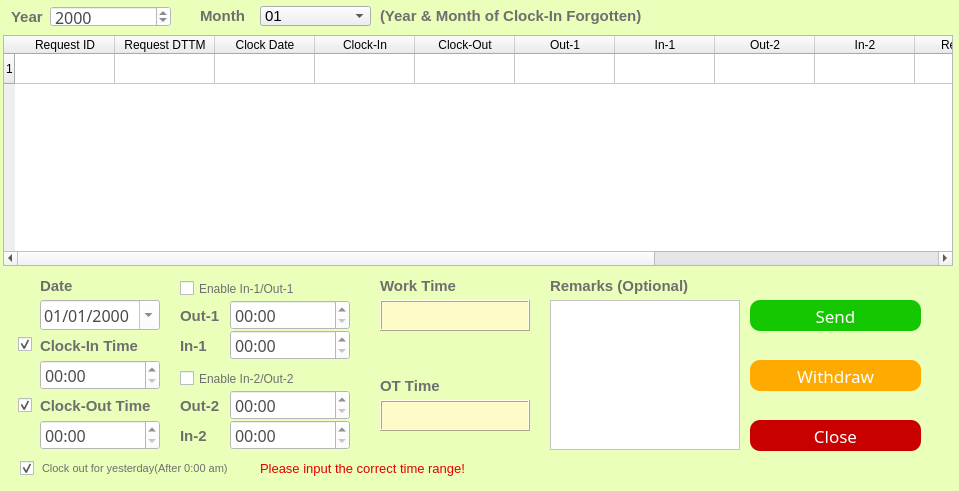
<?xml version="1.0" encoding="UTF-8"?>
<ui version="4.0">
 <class>ForgetRecord</class>
 <widget class="QDialog" name="ForgetRecord">
  <property name="geometry">
   <rect>
    <x>0</x>
    <y>0</y>
    <width>959</width>
    <height>491</height>
   </rect>
  </property>
  <property name="minimumSize">
   <size>
    <width>959</width>
    <height>491</height>
   </size>
  </property>
  <property name="maximumSize">
   <size>
    <width>959</width>
    <height>491</height>
   </size>
  </property>
  <property name="windowTitle">
   <string>Forget Record Time</string>
  </property>
  <property name="styleSheet">
   <string notr="true">QDialog
{
	background-color: rgb(234, 255, 185)
}</string>
  </property>
  <widget class="QPushButton" name="pushButton">
   <property name="geometry">
    <rect>
     <x>750</x>
     <y>300</y>
     <width>171</width>
     <height>31</height>
    </rect>
   </property>
   <property name="font">
    <font>
     <family>Microsoft Yahei</family>
     <pointsize>13</pointsize>
    </font>
   </property>
   <property name="styleSheet">
    <string notr="true">QPushButton

{
    /*字体为微软雅黑*/
    font-family:Microsoft Yahei;
    /*字体大小为20点*/
    font-size:13pt;
    /*字体颜色为白色*/    
    color:white;
    /*背景颜色*/  
    background-color:rgb(21, 199, 1);
    /*边框圆角半径为8像素*/ 
    border-radius:10px;

}

/*按钮停留态*/
QPushButton:hover
{
    /*背景颜色*/  
    background-color:rgb(21, 175, 0);
    padding-left:-3px;
    /*上内边距为3像素，让按下时字向下移动3像素*/  
    padding-top:-3px;
	font-size:14pt;
}

/*按钮按下态*/
QPushButton:pressed
{
    /*背景颜色*/  
    background-color:rgb(0, 113, 0);
    /*左内边距为3像素，让按下时字向右移动3像素*/  
    padding-left:3px;
    /*上内边距为3像素，让按下时字向下移动3像素*/  
    padding-top:3px;
    font-size:13pt;
}</string>
   </property>
   <property name="text">
    <string>Send</string>
   </property>
  </widget>
  <widget class="QPushButton" name="pushButton_2">
   <property name="geometry">
    <rect>
     <x>750</x>
     <y>360</y>
     <width>171</width>
     <height>31</height>
    </rect>
   </property>
   <property name="font">
    <font>
     <family>Microsoft Yahei</family>
     <pointsize>13</pointsize>
    </font>
   </property>
   <property name="styleSheet">
    <string notr="true">QPushButton
{
    /*字体为微软雅黑*/
    font-family:Microsoft Yahei;
    /*字体大小为20点*/
    font-size:13pt;
    /*字体颜色为白色*/    
    color:white;
    /*背景颜色*/  
    background-color:rgb(255, 170, 0);
    /*边框圆角半径为8像素*/ 
    border-radius:10px;
}

/*按钮停留态*/
QPushButton:hover
{
    /*背景颜色*/  
    background-color:rgb(230, 153, 0);
    padding-left:-3px;
    /*上内边距为3像素，让按下时字向下移动3像素*/  
    padding-top:-3px;
	font-size:14pt;
}

/*按钮按下态*/
QPushButton:pressed
{
    /*背景颜色*/  
    background-color:rgb(197, 128, 0);
    /*左内边距为3像素，让按下时字向右移动3像素*/  
    padding-left:3px;
    /*上内边距为3像素，让按下时字向下移动3像素*/  
    padding-top:3px;
    font-size:13pt;
}</string>
   </property>
   <property name="text">
    <string>Withdraw</string>
   </property>
  </widget>
  <widget class="QTableWidget" name="tableWidget">
   <property name="geometry">
    <rect>
     <x>3</x>
     <y>35</y>
     <width>950</width>
     <height>231</height>
    </rect>
   </property>
   <property name="styleSheet">
    <string notr="true">QTableWidget::item:selected {
    background-color:#C1272D;
}
</string>
   </property>
   <property name="frameShape">
    <enum>QFrame::StyledPanel</enum>
   </property>
   <property name="frameShadow">
    <enum>QFrame::Sunken</enum>
   </property>
   <property name="sizeAdjustPolicy">
    <enum>QAbstractScrollArea::AdjustToContentsOnFirstShow</enum>
   </property>
   <property name="selectionBehavior">
    <enum>QAbstractItemView::SelectRows</enum>
   </property>
   <property name="showGrid">
    <bool>true</bool>
   </property>
   <property name="gridStyle">
    <enum>Qt::SolidLine</enum>
   </property>
   <property name="rowCount">
    <number>1</number>
   </property>
   <property name="columnCount">
    <number>13</number>
   </property>
   <attribute name="horizontalHeaderCascadingSectionResizes">
    <bool>true</bool>
   </attribute>
   <attribute name="verticalHeaderShowSortIndicator" stdset="0">
    <bool>false</bool>
   </attribute>
   <attribute name="verticalHeaderStretchLastSection">
    <bool>false</bool>
   </attribute>
   <row/>
   <column>
    <property name="text">
     <string>Request ID</string>
    </property>
    <property name="background">
     <color>
      <red>36</red>
      <green>236</green>
      <blue>239</blue>
     </color>
    </property>
   </column>
   <column>
    <property name="text">
     <string>Request DTTM</string>
    </property>
   </column>
   <column>
    <property name="text">
     <string>Clock Date</string>
    </property>
   </column>
   <column>
    <property name="text">
     <string>Clock-In</string>
    </property>
   </column>
   <column>
    <property name="text">
     <string>Clock-Out</string>
    </property>
   </column>
   <column>
    <property name="text">
     <string>Out-1</string>
    </property>
   </column>
   <column>
    <property name="text">
     <string>In-1</string>
    </property>
   </column>
   <column>
    <property name="text">
     <string>Out-2</string>
    </property>
   </column>
   <column>
    <property name="text">
     <string>In-2</string>
    </property>
   </column>
   <column>
    <property name="text">
     <string>Remarks</string>
    </property>
   </column>
   <column>
    <property name="text">
     <string>Leader</string>
    </property>
   </column>
   <column>
    <property name="text">
     <string>DM</string>
    </property>
   </column>
   <column>
    <property name="text">
     <string>HR</string>
    </property>
   </column>
   <item row="0" column="0">
    <property name="text">
     <string/>
    </property>
   </item>
  </widget>
  <widget class="QDateEdit" name="dateEdit_3">
   <property name="geometry">
    <rect>
     <x>40</x>
     <y>300</y>
     <width>120</width>
     <height>30</height>
    </rect>
   </property>
   <property name="font">
    <font>
     <family>Microsoft Yahei</family>
     <pointsize>12</pointsize>
    </font>
   </property>
   <property name="styleSheet">
    <string notr="true">QDateEdit
{
    /*字体为微软雅黑*/
    font-family:Microsoft Yahei;
    /*字体大小为20点*/
	color:rgb(74, 74, 74);
   font-size:12pt;
	background-color:rgb(255, 255,255);
}

QDateEdit:hover
{
    /*背景颜色*/  
   background-color:rgb(229, 242, 255);
}

QDateEdit:focus
{
    /*背景颜色*/  
   background-color:rgb(229, 242, 255);
}</string>
   </property>
   <property name="wrapping">
    <bool>false</bool>
   </property>
   <property name="currentSection">
    <enum>QDateTimeEdit::DaySection</enum>
   </property>
   <property name="displayFormat">
    <string notr="true">dd/MM/yyyy</string>
   </property>
   <property name="calendarPopup">
    <bool>true</bool>
   </property>
  </widget>
  <widget class="QLabel" name="label">
   <property name="geometry">
    <rect>
     <x>40</x>
     <y>270</y>
     <width>50</width>
     <height>31</height>
    </rect>
   </property>
   <property name="font">
    <font>
     <family>Microsoft JhengHei UI</family>
     <pointsize>11</pointsize>
     <weight>75</weight>
     <bold>true</bold>
    </font>
   </property>
   <property name="styleSheet">
    <string notr="true">QLabel
{
	font-size:11pt;
	color:rgb(111,111,111);
}</string>
   </property>
   <property name="text">
    <string>Date</string>
   </property>
  </widget>
  <widget class="QLabel" name="label_2">
   <property name="geometry">
    <rect>
     <x>40</x>
     <y>330</y>
     <width>181</width>
     <height>31</height>
    </rect>
   </property>
   <property name="font">
    <font>
     <family>Microsoft JhengHei UI</family>
     <pointsize>11</pointsize>
     <weight>75</weight>
     <bold>true</bold>
    </font>
   </property>
   <property name="styleSheet">
    <string notr="true">QLabel
{
	font-size:11pt;
	color:rgb(111,111,111);
}</string>
   </property>
   <property name="text">
    <string>Clock-In Time</string>
   </property>
  </widget>
  <widget class="QLabel" name="label_3">
   <property name="geometry">
    <rect>
     <x>550</x>
     <y>270</y>
     <width>181</width>
     <height>31</height>
    </rect>
   </property>
   <property name="font">
    <font>
     <family>Microsoft JhengHei UI</family>
     <pointsize>11</pointsize>
     <weight>75</weight>
     <bold>true</bold>
    </font>
   </property>
   <property name="styleSheet">
    <string notr="true">QLabel
{
	font-size:11pt;
	color:rgb(111,111,111);
}</string>
   </property>
   <property name="text">
    <string>Remarks (Optional)</string>
   </property>
  </widget>
  <widget class="QTextEdit" name="textEdit">
   <property name="geometry">
    <rect>
     <x>550</x>
     <y>300</y>
     <width>190</width>
     <height>150</height>
    </rect>
   </property>
   <property name="styleSheet">
    <string notr="true">QTextEdit
{
    /*字体为微软雅黑*/
    font-family:Microsoft Yahei;
    /*字体大小为20点*/
	color:rgb(74, 74, 74);
   font-size:12pt;
	background-color:rgb(255, 255, 255);
}

QTextEdit:hover
{
    /*背景颜色*/  
   background-color:rgb(229, 242, 255);
}

QTextEdit:focus
{
    /*背景颜色*/  
   background-color:rgb(229, 242, 255);
}</string>
   </property>
  </widget>
  <widget class="QPushButton" name="pushButton_3">
   <property name="geometry">
    <rect>
     <x>750</x>
     <y>420</y>
     <width>171</width>
     <height>31</height>
    </rect>
   </property>
   <property name="font">
    <font>
     <family>Microsoft Yahei</family>
     <pointsize>13</pointsize>
    </font>
   </property>
   <property name="styleSheet">
    <string notr="true">QPushButton
{
    /*字体为微软雅黑*/
    font-family:Microsoft Yahei;
    /*字体大小为20点*/
    font-size:13pt;
    /*字体颜色为白色*/    
    color:white;
    /*背景颜色*/  
    background-color:rgb(200, 0, 0);
    /*边框圆角半径为8像素*/ 
    border-radius:10px;
}

/*按钮停留态*/
QPushButton:hover
{
    /*背景颜色*/  
    background-color:rgb(176, 0, 0);
    padding-left:-3px;
    /*上内边距为3像素，让按下时字向下移动3像素*/  
    padding-top:-3px;
	 font-size:14pt;
}

/*按钮按下态*/
QPushButton:pressed
{
    /*背景颜色*/  
    background-color:rgb(147, 0, 0);
    /*左内边距为3像素，让按下时字向右移动3像素*/  
    padding-left:3px;
    /*上内边距为3像素，让按下时字向下移动3像素*/  
    padding-top:3px;
    font-size:13pt;
}</string>
   </property>
   <property name="text">
    <string>Close</string>
   </property>
  </widget>
  <widget class="QTimeEdit" name="timeEdit_2">
   <property name="geometry">
    <rect>
     <x>40</x>
     <y>360</y>
     <width>120</width>
     <height>30</height>
    </rect>
   </property>
   <property name="styleSheet">
    <string notr="true">QTimeEdit
{
    /*字体为微软雅黑*/
    font-family:Microsoft Yahei;
    /*字体大小为20点*/
	color:rgb(77,77,77);
   font-size:12pt;
	background-color:rgb(255, 255, 255);
}
QTimeEdit:hover
{
    /*背景颜色*/  
   background-color:rgb(229, 242, 255);
}

QTimeEdit:focus
{
    /*背景颜色*/  
   background-color:rgb(229, 242, 255);
}</string>
   </property>
   <property name="accelerated">
    <bool>true</bool>
   </property>
   <property name="correctionMode">
    <enum>QAbstractSpinBox::CorrectToPreviousValue</enum>
   </property>
   <property name="showGroupSeparator" stdset="0">
    <bool>true</bool>
   </property>
   <property name="minimumDateTime">
    <datetime>
     <hour>0</hour>
     <minute>0</minute>
     <second>0</second>
     <year>2000</year>
     <month>1</month>
     <day>3</day>
    </datetime>
   </property>
   <property name="displayFormat">
    <string notr="true">hh:mm</string>
   </property>
   <property name="calendarPopup">
    <bool>true</bool>
   </property>
  </widget>
  <widget class="QDateEdit" name="dateEdit">
   <property name="geometry">
    <rect>
     <x>50</x>
     <y>6</y>
     <width>121</width>
     <height>21</height>
    </rect>
   </property>
   <property name="styleSheet">
    <string notr="true">QDateEdit
{
    /*字体为微软雅黑*/
    font-family:Microsoft Yahei;
    /*字体大小为20点*/
	color:rgb(74, 74, 74);
   font-size:12pt;
	background-color:rgb(255, 255,255);
}

QDateEdit:hover
{
    /*背景颜色*/  
   background-color:rgb(229, 242, 255);
}

QDateEdit:focus
{
    /*背景颜色*/  
   background-color:rgb(229, 242, 255);
}</string>
   </property>
   <property name="displayFormat">
    <string notr="true">yyyy</string>
   </property>
  </widget>
  <widget class="QLabel" name="label_29">
   <property name="geometry">
    <rect>
     <x>11</x>
     <y>1</y>
     <width>41</width>
     <height>31</height>
    </rect>
   </property>
   <property name="font">
    <font>
     <family>Microsoft JhengHei UI</family>
     <pointsize>11</pointsize>
     <weight>75</weight>
     <bold>true</bold>
    </font>
   </property>
   <property name="styleSheet">
    <string notr="true">QLabel
{
	font-size:11pt;
	color:rgb(111,111,111);
}</string>
   </property>
   <property name="text">
    <string>Year</string>
   </property>
  </widget>
  <widget class="QComboBox" name="comboBox_3">
   <property name="geometry">
    <rect>
     <x>260</x>
     <y>6</y>
     <width>111</width>
     <height>20</height>
    </rect>
   </property>
   <property name="font">
    <font>
     <pointsize>11</pointsize>
    </font>
   </property>
   <property name="autoFillBackground">
    <bool>false</bool>
   </property>
   <property name="styleSheet">
    <string notr="true">QComboBox

    {font-family:Microsoft Yahei;
    /*字体大小为20点*/
	color:color:rgb(74, 74, 74);
   font-size:12pt;

}
</string>
   </property>
   <property name="editable">
    <bool>false</bool>
   </property>
   <property name="currentText">
    <string>01</string>
   </property>
   <property name="currentIndex">
    <number>0</number>
   </property>
   <property name="insertPolicy">
    <enum>QComboBox::InsertAtBottom</enum>
   </property>
   <property name="frame">
    <bool>true</bool>
   </property>
   <item>
    <property name="text">
     <string>01</string>
    </property>
   </item>
   <item>
    <property name="text">
     <string>02</string>
    </property>
   </item>
   <item>
    <property name="text">
     <string>03</string>
    </property>
   </item>
   <item>
    <property name="text">
     <string>04</string>
    </property>
   </item>
   <item>
    <property name="text">
     <string>05</string>
    </property>
   </item>
   <item>
    <property name="text">
     <string>06</string>
    </property>
   </item>
   <item>
    <property name="text">
     <string>07</string>
    </property>
   </item>
   <item>
    <property name="text">
     <string>08</string>
    </property>
   </item>
   <item>
    <property name="text">
     <string>09</string>
    </property>
   </item>
   <item>
    <property name="text">
     <string>10</string>
    </property>
   </item>
   <item>
    <property name="text">
     <string>11</string>
    </property>
   </item>
   <item>
    <property name="text">
     <string>12</string>
    </property>
   </item>
   <item>
    <property name="text">
     <string>All</string>
    </property>
   </item>
  </widget>
  <widget class="QLabel" name="label_30">
   <property name="geometry">
    <rect>
     <x>200</x>
     <y>0</y>
     <width>61</width>
     <height>31</height>
    </rect>
   </property>
   <property name="font">
    <font>
     <family>Microsoft JhengHei UI</family>
     <pointsize>11</pointsize>
     <weight>75</weight>
     <bold>true</bold>
    </font>
   </property>
   <property name="styleSheet">
    <string notr="true">QLabel
{
	font-size:11pt;
	color:rgb(111,111,111);
}</string>
   </property>
   <property name="text">
    <string>Month</string>
   </property>
  </widget>
  <widget class="QLabel" name="label_4">
   <property name="geometry">
    <rect>
     <x>380</x>
     <y>0</y>
     <width>321</width>
     <height>31</height>
    </rect>
   </property>
   <property name="font">
    <font>
     <family>Microsoft JhengHei UI</family>
     <pointsize>11</pointsize>
     <weight>75</weight>
     <bold>true</bold>
    </font>
   </property>
   <property name="styleSheet">
    <string notr="true">QLabel
{
	font-size:11pt;
	color:rgb(111,111,111);
}</string>
   </property>
   <property name="text">
    <string>(Year &amp; Month of Clock-In Forgotten)</string>
   </property>
  </widget>
  <widget class="QLabel" name="label_5">
   <property name="geometry">
    <rect>
     <x>40</x>
     <y>390</y>
     <width>130</width>
     <height>31</height>
    </rect>
   </property>
   <property name="font">
    <font>
     <family>Microsoft JhengHei UI</family>
     <pointsize>11</pointsize>
     <weight>75</weight>
     <bold>true</bold>
    </font>
   </property>
   <property name="styleSheet">
    <string notr="true">QLabel
{
	font-size:11pt;
	color:rgb(111,111,111);
}</string>
   </property>
   <property name="text">
    <string>Clock-Out Time</string>
   </property>
  </widget>
  <widget class="QTimeEdit" name="timeEdit_3">
   <property name="geometry">
    <rect>
     <x>40</x>
     <y>420</y>
     <width>120</width>
     <height>30</height>
    </rect>
   </property>
   <property name="styleSheet">
    <string notr="true">QTimeEdit
{
    /*字体为微软雅黑*/
    font-family:Microsoft Yahei;
    /*字体大小为20点*/
	color:rgb(77,77,77);
   font-size:12pt;
	background-color:rgb(255, 255, 255);
}
QTimeEdit:hover
{
    /*背景颜色*/  
   background-color:rgb(229, 242, 255);
}

QTimeEdit:focus
{
    /*背景颜色*/  
   background-color:rgb(229, 242, 255);
}</string>
   </property>
   <property name="accelerated">
    <bool>true</bool>
   </property>
   <property name="correctionMode">
    <enum>QAbstractSpinBox::CorrectToPreviousValue</enum>
   </property>
   <property name="showGroupSeparator" stdset="0">
    <bool>true</bool>
   </property>
   <property name="minimumDateTime">
    <datetime>
     <hour>0</hour>
     <minute>0</minute>
     <second>0</second>
     <year>2000</year>
     <month>1</month>
     <day>3</day>
    </datetime>
   </property>
   <property name="displayFormat">
    <string notr="true">hh:mm</string>
   </property>
   <property name="calendarPopup">
    <bool>true</bool>
   </property>
  </widget>
  <widget class="QTimeEdit" name="timeEdit_4">
   <property name="geometry">
    <rect>
     <x>230</x>
     <y>300</y>
     <width>120</width>
     <height>30</height>
    </rect>
   </property>
   <property name="styleSheet">
    <string notr="true">QTimeEdit
{
    /*字体为微软雅黑*/
    font-family:Microsoft Yahei;
    /*字体大小为20点*/
	color:rgb(77,77,77);
   font-size:12pt;
	background-color:rgb(255, 255, 255);
}
QTimeEdit:hover
{
    /*背景颜色*/  
   background-color:rgb(229, 242, 255);
}

QTimeEdit:focus
{
    /*背景颜色*/  
   background-color:rgb(229, 242, 255);
}</string>
   </property>
   <property name="accelerated">
    <bool>true</bool>
   </property>
   <property name="correctionMode">
    <enum>QAbstractSpinBox::CorrectToPreviousValue</enum>
   </property>
   <property name="showGroupSeparator" stdset="0">
    <bool>true</bool>
   </property>
   <property name="minimumDateTime">
    <datetime>
     <hour>0</hour>
     <minute>0</minute>
     <second>0</second>
     <year>2000</year>
     <month>1</month>
     <day>3</day>
    </datetime>
   </property>
   <property name="displayFormat">
    <string notr="true">hh:mm</string>
   </property>
   <property name="calendarPopup">
    <bool>true</bool>
   </property>
  </widget>
  <widget class="QTimeEdit" name="timeEdit_5">
   <property name="geometry">
    <rect>
     <x>230</x>
     <y>330</y>
     <width>120</width>
     <height>30</height>
    </rect>
   </property>
   <property name="styleSheet">
    <string notr="true">QTimeEdit
{
    /*字体为微软雅黑*/
    font-family:Microsoft Yahei;
    /*字体大小为20点*/
	color:rgb(77,77,77);
   font-size:12pt;
	background-color:rgb(255, 255, 255);
}
QTimeEdit:hover
{
    /*背景颜色*/  
   background-color:rgb(229, 242, 255);
}

QTimeEdit:focus
{
    /*背景颜色*/  
   background-color:rgb(229, 242, 255);
}</string>
   </property>
   <property name="accelerated">
    <bool>true</bool>
   </property>
   <property name="correctionMode">
    <enum>QAbstractSpinBox::CorrectToPreviousValue</enum>
   </property>
   <property name="showGroupSeparator" stdset="0">
    <bool>true</bool>
   </property>
   <property name="minimumDateTime">
    <datetime>
     <hour>0</hour>
     <minute>0</minute>
     <second>0</second>
     <year>2000</year>
     <month>1</month>
     <day>3</day>
    </datetime>
   </property>
   <property name="displayFormat">
    <string notr="true">hh:mm</string>
   </property>
   <property name="calendarPopup">
    <bool>true</bool>
   </property>
  </widget>
  <widget class="QTimeEdit" name="timeEdit_6">
   <property name="geometry">
    <rect>
     <x>230</x>
     <y>390</y>
     <width>120</width>
     <height>30</height>
    </rect>
   </property>
   <property name="styleSheet">
    <string notr="true">QTimeEdit
{
    /*字体为微软雅黑*/
    font-family:Microsoft Yahei;
    /*字体大小为20点*/
	color:rgb(77,77,77);
   font-size:12pt;
	background-color:rgb(255, 255, 255);
}
QTimeEdit:hover
{
    /*背景颜色*/  
   background-color:rgb(229, 242, 255);
}

QTimeEdit:focus
{
    /*背景颜色*/  
   background-color:rgb(229, 242, 255);
}</string>
   </property>
   <property name="accelerated">
    <bool>true</bool>
   </property>
   <property name="correctionMode">
    <enum>QAbstractSpinBox::CorrectToPreviousValue</enum>
   </property>
   <property name="showGroupSeparator" stdset="0">
    <bool>true</bool>
   </property>
   <property name="minimumDateTime">
    <datetime>
     <hour>0</hour>
     <minute>0</minute>
     <second>0</second>
     <year>2000</year>
     <month>1</month>
     <day>3</day>
    </datetime>
   </property>
   <property name="displayFormat">
    <string notr="true">hh:mm</string>
   </property>
   <property name="calendarPopup">
    <bool>true</bool>
   </property>
  </widget>
  <widget class="QTimeEdit" name="timeEdit_7">
   <property name="geometry">
    <rect>
     <x>230</x>
     <y>420</y>
     <width>120</width>
     <height>30</height>
    </rect>
   </property>
   <property name="styleSheet">
    <string notr="true">QTimeEdit
{
    /*字体为微软雅黑*/
    font-family:Microsoft Yahei;
    /*字体大小为20点*/
	color:rgb(77,77,77);
   font-size:12pt;
	background-color:rgb(255, 255, 255);
}
QTimeEdit:hover
{
    /*背景颜色*/  
   background-color:rgb(229, 242, 255);
}

QTimeEdit:focus
{
    /*背景颜色*/  
   background-color:rgb(229, 242, 255);
}</string>
   </property>
   <property name="accelerated">
    <bool>true</bool>
   </property>
   <property name="correctionMode">
    <enum>QAbstractSpinBox::CorrectToPreviousValue</enum>
   </property>
   <property name="showGroupSeparator" stdset="0">
    <bool>true</bool>
   </property>
   <property name="minimumDateTime">
    <datetime>
     <hour>0</hour>
     <minute>0</minute>
     <second>0</second>
     <year>2000</year>
     <month>1</month>
     <day>3</day>
    </datetime>
   </property>
   <property name="displayFormat">
    <string notr="true">hh:mm</string>
   </property>
   <property name="calendarPopup">
    <bool>true</bool>
   </property>
  </widget>
  <widget class="QLabel" name="label_6">
   <property name="geometry">
    <rect>
     <x>180</x>
     <y>300</y>
     <width>50</width>
     <height>31</height>
    </rect>
   </property>
   <property name="font">
    <font>
     <family>Microsoft JhengHei UI</family>
     <pointsize>11</pointsize>
     <weight>75</weight>
     <bold>true</bold>
    </font>
   </property>
   <property name="styleSheet">
    <string notr="true">QLabel
{
	font-size:11pt;
	color:rgb(111,111,111);
}</string>
   </property>
   <property name="text">
    <string>Out-1</string>
   </property>
  </widget>
  <widget class="QLabel" name="label_7">
   <property name="geometry">
    <rect>
     <x>180</x>
     <y>330</y>
     <width>50</width>
     <height>31</height>
    </rect>
   </property>
   <property name="font">
    <font>
     <family>Microsoft JhengHei UI</family>
     <pointsize>11</pointsize>
     <weight>75</weight>
     <bold>true</bold>
    </font>
   </property>
   <property name="styleSheet">
    <string notr="true">QLabel
{
	font-size:11pt;
	color:rgb(111,111,111);
}</string>
   </property>
   <property name="text">
    <string>In-1</string>
   </property>
  </widget>
  <widget class="QLabel" name="label_8">
   <property name="geometry">
    <rect>
     <x>180</x>
     <y>390</y>
     <width>50</width>
     <height>31</height>
    </rect>
   </property>
   <property name="font">
    <font>
     <family>Microsoft JhengHei UI</family>
     <pointsize>11</pointsize>
     <weight>75</weight>
     <bold>true</bold>
    </font>
   </property>
   <property name="styleSheet">
    <string notr="true">QLabel
{
	font-size:11pt;
	color:rgb(111,111,111);
}</string>
   </property>
   <property name="text">
    <string>Out-2</string>
   </property>
  </widget>
  <widget class="QLabel" name="label_9">
   <property name="geometry">
    <rect>
     <x>180</x>
     <y>420</y>
     <width>50</width>
     <height>31</height>
    </rect>
   </property>
   <property name="font">
    <font>
     <family>Microsoft JhengHei UI</family>
     <pointsize>11</pointsize>
     <weight>75</weight>
     <bold>true</bold>
    </font>
   </property>
   <property name="styleSheet">
    <string notr="true">QLabel
{
	font-size:11pt;
	color:rgb(111,111,111);
}</string>
   </property>
   <property name="text">
    <string>In-2</string>
   </property>
  </widget>
  <widget class="QCheckBox" name="checkBox">
   <property name="geometry">
    <rect>
     <x>180</x>
     <y>280</y>
     <width>131</width>
     <height>17</height>
    </rect>
   </property>
   <property name="styleSheet">
    <string notr="true">QCheckBox
{
	font-size:9pt;
	color:rgb(111,111,111);
}</string>
   </property>
   <property name="text">
    <string>Enable In-1/Out-1</string>
   </property>
  </widget>
  <widget class="QLabel" name="label_31">
   <property name="geometry">
    <rect>
     <x>260</x>
     <y>453</y>
     <width>270</width>
     <height>30</height>
    </rect>
   </property>
   <property name="font">
    <font>
     <pointsize>-1</pointsize>
    </font>
   </property>
   <property name="styleSheet">
    <string notr="true">QLabel
{
	font-size:13px;
	color:rgb(229, 0, 0)
}</string>
   </property>
   <property name="text">
    <string>Please input the correct time range!</string>
   </property>
  </widget>
  <widget class="QCheckBox" name="checkBox_2">
   <property name="geometry">
    <rect>
     <x>180</x>
     <y>370</y>
     <width>131</width>
     <height>17</height>
    </rect>
   </property>
   <property name="styleSheet">
    <string notr="true">QCheckBox
{
	font-size:9pt;
	color:rgb(111,111,111);
}</string>
   </property>
   <property name="text">
    <string>Enable In-2/Out-2</string>
   </property>
  </widget>
  <widget class="QCheckBox" name="checkBox_3">
   <property name="geometry">
    <rect>
     <x>18</x>
     <y>336</y>
     <width>31</width>
     <height>17</height>
    </rect>
   </property>
   <property name="styleSheet">
    <string notr="true">QCheckBox
{
	font-size:9pt;
	color:rgb(111,111,111);
}</string>
   </property>
   <property name="text">
    <string/>
   </property>
   <property name="checked">
    <bool>true</bool>
   </property>
  </widget>
  <widget class="QCheckBox" name="checkBox_4">
   <property name="geometry">
    <rect>
     <x>18</x>
     <y>397</y>
     <width>21</width>
     <height>17</height>
    </rect>
   </property>
   <property name="styleSheet">
    <string notr="true">QCheckBox
{
	font-size:9pt;
	color:rgb(111,111,111);
}</string>
   </property>
   <property name="text">
    <string/>
   </property>
   <property name="checked">
    <bool>true</bool>
   </property>
  </widget>
  <widget class="QLabel" name="label_11">
   <property name="geometry">
    <rect>
     <x>380</x>
     <y>370</y>
     <width>181</width>
     <height>31</height>
    </rect>
   </property>
   <property name="font">
    <font>
     <family>Microsoft JhengHei UI</family>
     <pointsize>11</pointsize>
     <weight>75</weight>
     <bold>true</bold>
    </font>
   </property>
   <property name="styleSheet">
    <string notr="true">QLabel
{
	font-size:11pt;
	color:rgb(111,111,111);
}</string>
   </property>
   <property name="text">
    <string>OT Time</string>
   </property>
  </widget>
  <widget class="QTextEdit" name="textEdit_3">
   <property name="geometry">
    <rect>
     <x>380</x>
     <y>300</y>
     <width>150</width>
     <height>31</height>
    </rect>
   </property>
   <property name="styleSheet">
    <string notr="true">QTextEdit

{
    /*字体为微软雅黑*/
    font-family:Microsoft Yahei;
    /*字体大小为20点*/
	color:rgb(50, 50, 50);
   font-size:10pt;
	background-color:rgb(255, 251, 201);
}
</string>
   </property>
   <property name="frameShape">
    <enum>QFrame::Box</enum>
   </property>
   <property name="frameShadow">
    <enum>QFrame::Raised</enum>
   </property>
   <property name="lineWidth">
    <number>1</number>
   </property>
  </widget>
  <widget class="QLabel" name="label_10">
   <property name="geometry">
    <rect>
     <x>380</x>
     <y>270</y>
     <width>181</width>
     <height>31</height>
    </rect>
   </property>
   <property name="font">
    <font>
     <family>Microsoft JhengHei UI</family>
     <pointsize>11</pointsize>
     <weight>75</weight>
     <bold>true</bold>
    </font>
   </property>
   <property name="styleSheet">
    <string notr="true">QLabel
{
	font-size:11pt;
	color:rgb(111,111,111);
}</string>
   </property>
   <property name="text">
    <string>Work Time</string>
   </property>
  </widget>
  <widget class="QTextEdit" name="textEdit_4">
   <property name="geometry">
    <rect>
     <x>380</x>
     <y>400</y>
     <width>150</width>
     <height>31</height>
    </rect>
   </property>
   <property name="styleSheet">
    <string notr="true">QTextEdit

{
    /*字体为微软雅黑*/
    font-family:Microsoft Yahei;
    /*字体大小为20点*/
	color:rgb(50, 50, 50);
   font-size:10pt;
	background-color:rgb(255, 251, 201);
}
</string>
   </property>
   <property name="frameShape">
    <enum>QFrame::Box</enum>
   </property>
   <property name="frameShadow">
    <enum>QFrame::Raised</enum>
   </property>
   <property name="lineWidth">
    <number>1</number>
   </property>
  </widget>
  <widget class="QLabel" name="label_12">
   <property name="geometry">
    <rect>
     <x>42</x>
     <y>453</y>
     <width>211</width>
     <height>31</height>
    </rect>
   </property>
   <property name="font">
    <font>
     <pointsize>-1</pointsize>
    </font>
   </property>
   <property name="styleSheet">
    <string notr="true">QLabel
{
	font-size:11px;
	color:rgb(111,111,111);
}</string>
   </property>
   <property name="text">
    <string>Clock out for yesterday(After 0:00 am)</string>
   </property>
  </widget>
  <widget class="QCheckBox" name="checkBox_5">
   <property name="geometry">
    <rect>
     <x>20</x>
     <y>460</y>
     <width>21</width>
     <height>17</height>
    </rect>
   </property>
   <property name="styleSheet">
    <string notr="true">QCheckBox
{
	font-size:9pt;
	color:rgb(111,111,111);
}</string>
   </property>
   <property name="text">
    <string/>
   </property>
   <property name="checked">
    <bool>true</bool>
   </property>
  </widget>
 </widget>
 <resources/>
 <connections/>
</ui>
